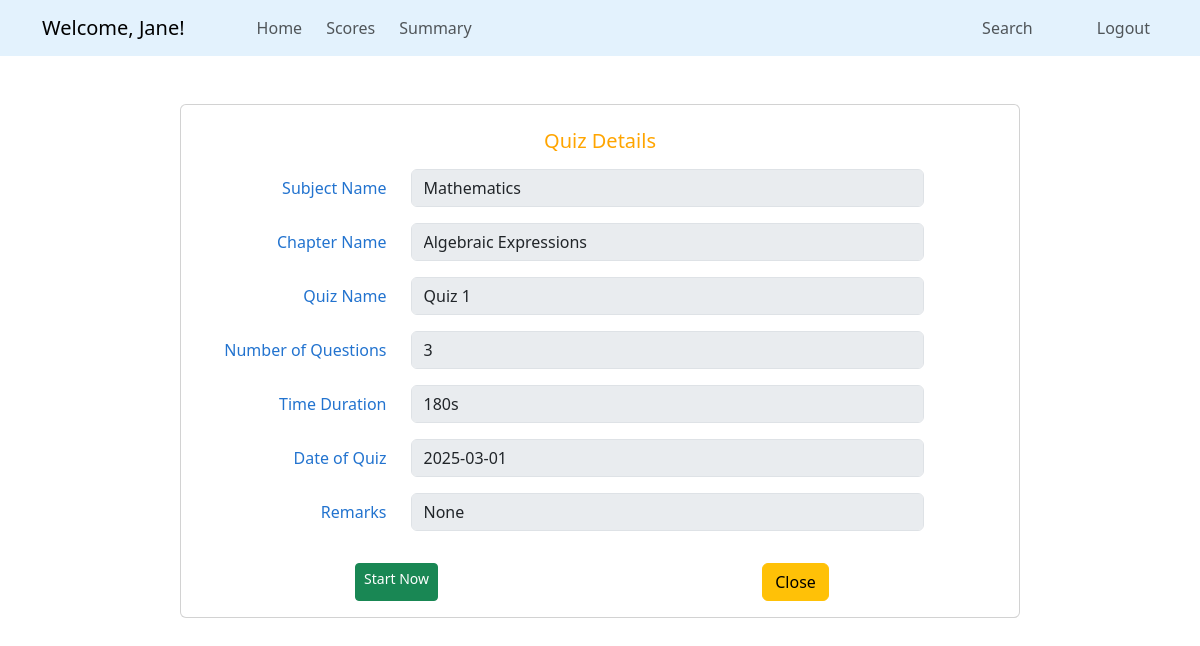
The app's page /quiz_details/1 (signed in) with its own data.
### quizapp/models.py (models this page shows, shortened)
class Subject(db.Model):
    sid = db.Column(db.Integer, primary_key = True)
    description = db.Column(db.Text, nullable = False)
    sname = db.Column(db.String(60), nullable = False, unique = True)
    chapters = db.relationship('Chapter', backref = 'subject', lazy = True, cascade = 'all, delete')

class Chapter(db.Model):
    cid = db.Column(db.Integer, primary_key = True)
    cname = db.Column(db.String(60), nullable = False)
    description = db.Column(db.Text, nullable = False)
    subjectid = db.Column(db.Integer, db.ForeignKey('subject.sid'), nullable = False)
    quizzes = db.relationship('Quiz', backref = 'chapter', lazy = True, cascade = 'all, delete')

class Quiz(db.Model):
    quizid = db.Column(db.Integer, primary_key = True)
    qname = db.Column(db.String(60), nullable = False)
    dateofquiz = db.Column(db.DateTime, nullable = False)
    timeduration = db.Column(db.Integer, nullable = False)
    remarks = db.Column(db.String(30), nullable = True)
    chapterid = db.Column(db.Integer, db.ForeignKey('chapter.cid'), nullable = False) # (foreign key-chapter)
    question = db.relationship('Questions', backref = 'quiz', lazy = True, cascade = 'all, delete')
    scores = db.relationship('Scores', backref = 'quiz', lazy = True, cascade = 'all, delete')

### quizapp/routes.py (the view)
@app.route('/quiz_details/<int:qid>', methods = ['GET', 'POST'])
def quiz_details(qid):
    if 'user_id' in session:
        quiz = Quiz.query.get_or_404(qid)
        return render_template('users/quiz_details.html', quiz = quiz)
    flash('Login to access the page', 'danger')
    return redirect(url_for('login'))

### quizapp/templates/users/quiz_details.html
{% extends "users/base_dashboard.html" %}
{% block section %}
<div class="container card mt-5" style="max-width: 70%;">
    <form id="add-new" method="POST">
        <div class="card-body mt-2" style="color: #2273cf;">
            <div class="card-title text-center mb-3">
                <h5 style="color: orange;">Quiz Details</h5>
            </div>
            <div class="row mb-3">
                <label for="name" class="col-sm-3 col-form-label text-end">Subject Name</label>
                <div class="col-sm-8">
                    <input class="form-control" id="sname" name="sname" value="{{ quiz.chapter.subject.sname }}"
                        disabled>
                </div>
            </div>
            <div class="row mb-3">
                <label for="name" class="col-sm-3 col-form-label text-end">Chapter Name</label>
                <div class="col-sm-8">
                    <input class="form-control" id="cname" name="cname" value="{{ quiz.chapter.cname }}" disabled>
                </div>
            </div>
            <div class="row mb-3">
                <label for="name" class="col-sm-3 col-form-label text-end">Quiz Name</label>
                <div class="col-sm-8">
                    <input class="form-control" id="qname" name="qname" value="{{ quiz.qname }}" disabled>
                </div>
            </div>
            <div class="row mb-3">
                <label for="noquestions" class="col-sm-3 col-form-label text-end">Number of Questions</label>
                <div class="col-sm-8">
                    <input class="form-control" id="noquestions" name="noquestions" value="{{ quiz.question | length }}"
                        disabled>
                </div>
            </div>
            <div class="row mb-3">
                <label for="tduration" class="col-sm-3 col-form-label text-end">Time Duration</label>
                <div class="col-sm-8">
                    <input class="form-control" id="timeduration" name="tduration" value="{{ quiz.timeduration }}s"
                        disabled>
                </div>
            </div>
            <div class="row mb-3">
                <label for="qdate" class="col-sm-3 col-form-label text-end">Date of Quiz</label>
                <div class="col-sm-8">
                    <input class="form-control" id="qdate" name="qdate"
                        value="{{ quiz.dateofquiz.strftime('%Y-%m-%d') }}" disabled>
                </div>
            </div>
            <div class="row mb-3">
                <label for="remarks" class="col-sm-3 col-form-label text-end">Remarks</label>
                <div class="col-sm-8">
                    <input class="form-control" id="remarks" name="remarks" value="{{ quiz.remarks }}" disabled>
                </div>
            </div>
        </div>
    </form>
    <div class="d-flex justify-content-around mb-3">
        <a href="{{ url_for('quiz_attempt', qid = quiz.quizid)}}" class="btn btn-success btn-sm">Start Now</a>
        <a href="{{ url_for('user_dashboard') }}" class="btn btn-warning me-3">Close</a>
    </div>
</div>
{% endblock %}

### records on screen
Subject: sname "Mathematics"
Chapter: cname "Algebraic Expressions"
Quiz: qname "Quiz 1", tduration "180s", qdate "2025-03-01", remarks "None"

### other values on screen
{{ session.get('user_name') }} "Jane"
